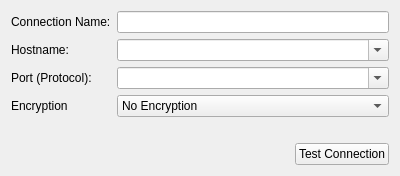
<?xml version="1.0" encoding="UTF-8"?>
<ui version="4.0">
 <class>TestPageClass</class>
 <widget class="QWidget" name="TestPageClass">
  <property name="geometry">
   <rect>
    <x>0</x>
    <y>0</y>
    <width>400</width>
    <height>169</height>
   </rect>
  </property>
  <property name="windowTitle">
   <string>TestPage</string>
  </property>
  <layout class="QVBoxLayout" name="verticalLayout">
   <item>
    <layout class="QGridLayout" name="gridLayout">
     <item row="0" column="0">
      <widget class="QLabel" name="label">
       <property name="text">
        <string>Connection Name:</string>
       </property>
      </widget>
     </item>
     <item row="0" column="1">
      <widget class="QLineEdit" name="connectionName"/>
     </item>
     <item row="1" column="0">
      <widget class="QLabel" name="label_2">
       <property name="text">
        <string>Hostname:</string>
       </property>
      </widget>
     </item>
     <item row="1" column="1">
      <widget class="QComboBox" name="remoteHost">
       <property name="editable">
        <bool>true</bool>
       </property>
      </widget>
     </item>
     <item row="2" column="0">
      <widget class="QLabel" name="label_3">
       <property name="text">
        <string>Port (Protocol):</string>
       </property>
      </widget>
     </item>
     <item row="2" column="1">
      <widget class="QComboBox" name="remotePort">
       <property name="editable">
        <bool>true</bool>
       </property>
      </widget>
     </item>
     <item row="3" column="0">
      <widget class="QLabel" name="label_4">
       <property name="text">
        <string>Encryption</string>
       </property>
      </widget>
     </item>
     <item row="3" column="1">
      <widget class="QComboBox" name="encryption">
       <item>
        <property name="text">
         <string>No Encryption</string>
        </property>
       </item>
      </widget>
     </item>
     <item row="4" column="1">
      <widget class="QLabel" name="label_5">
       <property name="text">
        <string>&lt;status text&gt;</string>
       </property>
      </widget>
     </item>
    </layout>
   </item>
   <item>
    <layout class="QHBoxLayout" name="horizontalLayout">
     <item>
      <spacer name="horizontalSpacer">
       <property name="orientation">
        <enum>Qt::Horizontal</enum>
       </property>
       <property name="sizeHint" stdset="0">
        <size>
         <width>40</width>
         <height>20</height>
        </size>
       </property>
      </spacer>
     </item>
     <item>
      <widget class="QPushButton" name="pushButton">
       <property name="text">
        <string>Test Connection</string>
       </property>
      </widget>
     </item>
    </layout>
   </item>
  </layout>
 </widget>
 <layoutdefault spacing="6" margin="11"/>
 <resources/>
 <connections/>
</ui>
